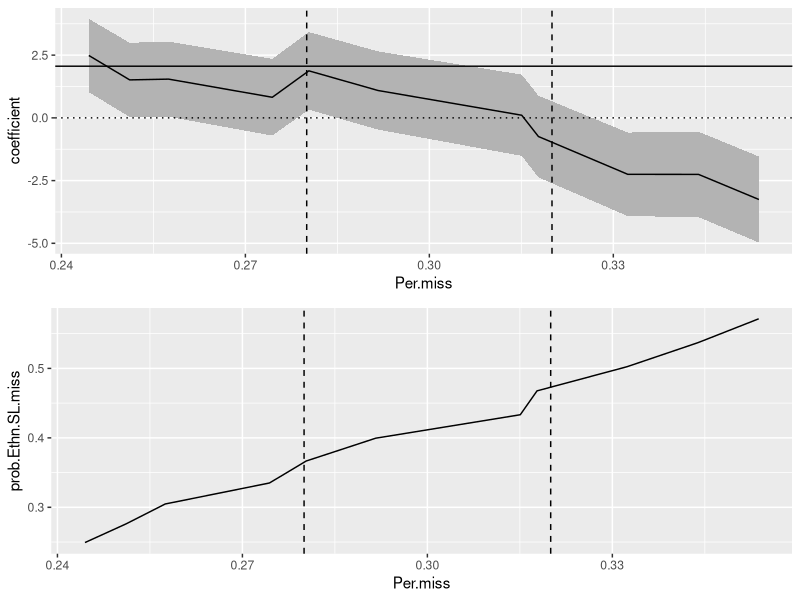

This chart was generated by the following R code:
## ----setup, include=FALSE----------------------------------------------------------------------
knitr::opts_chunk$set(echo = TRUE)
library(arm)
library(mice)
library(ggplot2)
library(car)
library(dplyr)
library(forcats)
library(purrr)
library(gridExtra)
setwd("~/Dropbox (LSE Statistics)/Sentencing Disparities/Methods festival")


## ----------------------------------------------------------------------------------------------

ReMF.dat<- read.csv("ReMF_original.csv",header=T,stringsAsFactors = T)

#head(ReMF.dat)

ReMF.dat <- ReMF.dat %>% mutate(Prev_Convictions = 
          fct_relevel(Prev_Convictions, c("None","1 to 3","4 to 9","10 or more")))
#some house-keeping.

#Only those with sentence length available
ReMF.dat <- subset(ReMF.dat,Custody==1)
ReMF.dat <- dplyr::select(ReMF.dat,-c(Custody))

#centre age
ReMF.dat <- ReMF.dat %>%
  mutate(Age_Cont = Age_Cont - mean(Age_Cont))



## ----------------------------------------------------------------------------------------------
Sen_Len.benchmark <- lm(Sentence_Length~.,data=ReMF.dat)

#summary(Sen_Len.benchmark)


## ----------------------------------------------------------------------------------------------
ci.tab<-function(vec,Miss=1,SL=0,Ethn=0,Inter=0){
  #default values are miss=1, outcome=1 is custody, 
  #Cust=Ethn=Inter=0 means there is no parameter for the missingness model
 ret.tab <- c(vec[1]-2*vec[2],vec[1],
      vec[1]+2*vec[2])
 ret.tab <-c(ret.tab,c(Miss, SL, Ethn, Inter))
 ret.tab <- as.data.frame(t(ret.tab))
  colnames(ret.tab) = c("Lower 95% CI", "coefficient","Upper 95% CI",
                        "Missingness","SL","Ethn","Inter")
  ret.tab
}
#Miss=1, no missing
#Miss=2, MCAR
#Miss=3, MAR
#Miss=4, MNAR


## ----------------------------------------------------------------------------------------------
Ethn.SL.benchmark <- summary(Sen_Len.benchmark)$coefficients[4,1:2]
#the 4th row corresponds to ethnicity and the 1,2 columns are the estimate and its sd
Ethn.SL.benchmark.tab <- ci.tab(Ethn.SL.benchmark)
#Ethn.SL.benchmark.tab


## ----------------------------------------------------------------------------------------------
#parameter that governs the percentage of missingness
per.miss <- 0.3

#generate the missing data indicator
MCAR <- rbinom(n=nrow(ReMF.dat),size=1,prob=c(per.miss))
#sum(MCAR)/nrow(ReMF.dat) #can use to check that the % of missing is approximately correct

#now add NAs to create a missingness pattern
MCAR_ReMF.dat <- ReMF.dat %>%
  mutate(Ethnicity=ifelse(MCAR==0,Ethnicity, NA))


## ----------------------------------------------------------------------------------------------
SL.MCAR <- summary(lm(Sentence_Length~.,data=MCAR_ReMF.dat))
Ethn.SL.MCAR <-SL.MCAR$coefficients[4,1:2]

Ethn.SL.MCAR.tab <- ci.tab(Ethn.SL.MCAR, Miss=2)

rbind(Ethn.SL.benchmark.tab,Ethn.SL.MCAR.tab)


## ----------------------------------------------------------------------------------------------
MM.Age_Cont <- -0.02
MM.MF_Remorse <- -0.2

#vector of probabilities that are associated with Age and remorse
pMAR <- invlogit(-0.8 + MM.Age_Cont*ReMF.dat$Age_Cont + MM.MF_Remorse*ReMF.dat$MF_Remorse)

#missing data indicator
MAR <- rbinom(n = nrow(ReMF.dat), size = 1, prob = pMAR)
sum(MAR)/nrow(ReMF.dat) 
#check that this is approx 0.2

MAR_ReMF.dat <- ReMF.dat %>%
  mutate(Ethnicity=ifelse(MAR==0,Ethnicity,NA))


## ----------------------------------------------------------------------------------------------
Sen_Len.MAR <- summary(lm(Sentence_Length~.,data=MAR_ReMF.dat))
Ethn.SL.MAR <- Sen_Len.MAR$coefficients[4,1:2]

Ethn.SL.MAR.tab <- ci.tab(Ethn.SL.MAR, Miss=3)


rbind(Ethn.SL.benchmark.tab,Ethn.SL.MCAR.tab, Ethn.SL.MAR.tab)


## ----------------------------------------------------------------------------------------------
MM.Age_Cont <- -0.01
MM.MF_Remorse <- -0.1
MM.Ethn <- 0.05
MM.SL <- 0.0025
MM.Ethn.SL <- 0.0025
MNAR_intercept <- -1.5

pMNAR <- with(ReMF.dat,
             invlogit(MNAR_intercept + MM.Age_Cont*Age_Cont + MM.MF_Remorse*MF_Remorse +
                   MM.SL*Sentence_Length + MM.Ethn*Ethnicity +
                     MM.Ethn.SL*Ethnicity*Sentence_Length))

#missing data indicator
MNAR <- rbinom(n = nrow(ReMF.dat), size = 1, prob = pMNAR)
sum(MNAR, na.rm=T)/nrow(subset(ReMF.dat))

MNAR_ReMF.dat <- ReMF.dat %>%
  mutate(Ethnicity=ifelse(MNAR==0,Ethnicity,NA))



## ----------------------------------------------------------------------------------------------
Sen_Len.MNAR <- summary(lm(Sentence_Length~.,data=MNAR_ReMF.dat))
Ethn.SL.MNAR <- Sen_Len.MNAR$coefficients[4,1:2]

Ethn.SL.MNAR.tab <- ci.tab(Ethn.SL.MNAR,Miss=4, SL = MM.SL, Ethn = MM.Ethn, Inter = MM.Ethn.SL)

rbind(Ethn.SL.benchmark.tab,Ethn.SL.MCAR.tab, 
      Ethn.SL.MAR.tab,Ethn.SL.MNAR.tab)


## ----------------------------------------------------------------------------------------------

Sen_Len.all.results <- rbind(Ethn.SL.benchmark.tab,Ethn.SL.MCAR.tab,Ethn.SL.MAR.tab,Ethn.SL.MNAR.tab)
rownames(Sen_Len.all.results) <- c("True","MCAR","MAR","MNAR")
Sen_Len.all.results



## ----------------------------------------------------------------------------------------------
MM.Ethn.SL.Vec <- seq(0.00,0.01,by=0.001)

#to store the percentage missing so this remains "plausible"
store.per.miss <- rep(NA, length(MM.Ethn.SL.Vec))

#to store the estimate of ethnicity
store.coeff.ethn <- c()

for(i in 1:length(MM.Ethn.SL.Vec)){
MM.Ethn.SL <- MM.Ethn.SL.Vec[i]
pMNAR <- with(ReMF.dat,
             invlogit(MNAR_intercept + MM.Age_Cont*Age_Cont + MM.MF_Remorse*MF_Remorse +
                   MM.SL*Sentence_Length + MM.Ethn*Ethnicity +
                     MM.Ethn.SL*Ethnicity*Sentence_Length))

#missing data indicator
MNAR <- rbinom(n = nrow(ReMF.dat), size = 1, prob = pMNAR)
store.per.miss[i]<-sum(MNAR, na.rm=T)/nrow(subset(ReMF.dat))

MNAR_ReMF.dat <- ReMF.dat %>%
  mutate(Ethnicity=ifelse(MNAR==0,Ethnicity,NA))

Sen_Len.MNAR <- summary(lm(Sentence_Length~.,data=MNAR_ReMF.dat))
Ethn.SL.MNAR <- Sen_Len.MNAR$coefficients[4,1:2]

store.coeff.ethn <- rbind(store.coeff.ethn,ci.tab(Ethn.SL.MNAR, Miss=4,
SL = MM.SL, Ethn = MM.Ethn, Inter = MM.Ethn.SL))

}


## ----------------------------------------------------------------------------------------------
Quartiles.SL <- with(ReMF.dat, quantile(Sentence_Length)[2:4]) #25th, median and 75%

plot.coeff.miss <- ggplot(data=data.frame(Per.miss=store.per.miss,store.coeff.ethn),
                          aes(x=Per.miss)) +
                  geom_ribbon(aes(ymin=Lower.95..CI,
                                  ymax=Upper.95..CI), fill = "grey70")+
  geom_line(aes(y=coefficient)) +
  geom_hline(yintercept=Ethn.SL.benchmark.tab$coefficient) +
  geom_hline(yintercept=0, linetype="dotted") + 
  geom_vline(xintercept=c(0.28,0.32),linetype="dashed")
  

prob.Ethn.SL.miss = with(store.coeff.ethn,
                      invlogit(MNAR_intercept+MM.SL*Quartiles.SL[2]+
                                 MM.Ethn+Inter*Quartiles.SL[2])) 


plot.per.miss <- ggplot(data=data.frame(prob.Ethn.SL.miss=prob.Ethn.SL.miss,
                                        Per.miss=store.per.miss),
                        aes(y=prob.Ethn.SL.miss,x=Per.miss))+geom_line() +
                        geom_vline(xintercept=c(0.28,0.32),linetype="dashed")

grid.arrange(plot.coeff.miss, plot.per.miss, nrow = 2)
